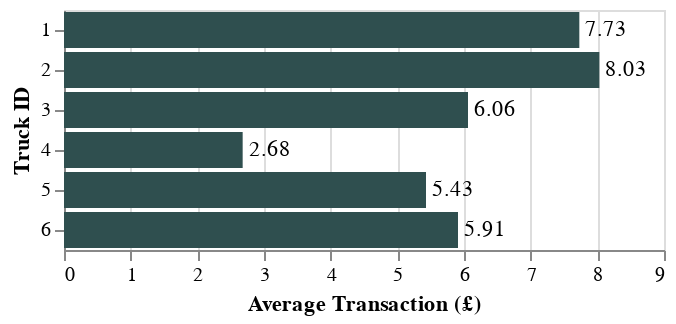

Notebook code cell kept with this figure:
### Markdown cell above
### What is the average transaction value for each truck?

### Code cell
sales_grouped = sales.groupby("truck_id")["total"].mean().reset_index(name='average transaction value')
sales_grouped = round(sales_grouped, 2)
print(sales_grouped)

bars = alt.Chart(sales_grouped).mark_bar(color='DarkSlateGrey').encode(
    alt.Y("truck_id:N", title='Truck ID'),
    alt.X("average transaction value", title='Average Transaction (£)')
)

text = bars.mark_text(
    align='left',
    baseline='middle',
    dx=3
).encode(
    text="average transaction value"
)

bars+text

### Figure 1 — Vega-Lite specification as saved in the notebook (floating-point values rounded to 4 significant figures)
{"config": {"view": {"continuousWidth": 300, "continuousHeight": 300}}, "layer": [{"mark": {"type": "bar", "color": "DarkSlateGrey"}, "encoding": {"x": {"field": "average transaction value", "title": "Average Transaction (£)", "type": "quantitative"}, "y": {"field": "truck_id", "title": "Truck ID", "type": "nominal"}}}, {"mark": {"type": "text", "align": "left", "baseline": "middle", "dx": 3}, "encoding": {"text": {"field": "average transaction value", "type": "quantitative"}, "x": {"field": "average transaction value", "title": "Average Transaction (£)", "type": "quantitative"}, "y": {"field": "truck_id", "title": "Truck ID", "type": "nominal"}}}], "data": {"name": "data-2267c6f7894ce0853962e54da06fcd94"}, "$schema": "https://vega.github.io/schema/vega-lite/v5.17.0.json", "datasets": {"data-2267c6f7894ce0853962e54da06fcd94": [{"truck_id": 1, "average transaction value": 7.73}, {"truck_id": 2, "average transaction value": 8.03}, {"truck_id": 3, "average transaction value": 6.06}, {"truck_id": 4, "average transaction value": 2.68}, {"truck_id": 5, "average transaction value": 5.43}, {"truck_id": 6, "average transaction value": 5.91}]}}
